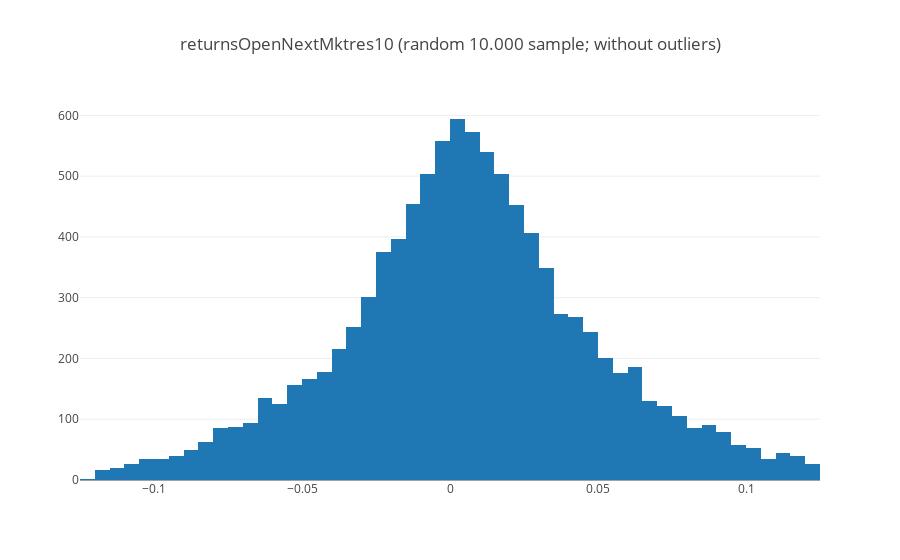

The code cell stored with this chart in its notebook:
### Code cell
data = [go.Histogram(x=outliers_removed[:10000])]
layout = dict(title = "returnsOpenNextMktres10 (random 10.000 sample; without outliers)")
py.iplot(dict(data=data, layout=layout), filename='basic-non-outliers')

### Figure 1 — Plotly figure (JSON) as saved in the notebook; plotly's stock layout.template omitted (floating-point values rounded to 4 significant figures; data arrays with more than 128 entries replaced by an {"elided": "..."} marker saying what was removed)
{"data": [{"type": "histogram", "uid": "64d1da33-5dad-4b5d-bf46-3bbfbb84f284", "x": {"elided": "10000 float values"}}], "layout": {"title": {"text": "returnsOpenNextMktres10 (random 10.000 sample; without outliers)"}}}
